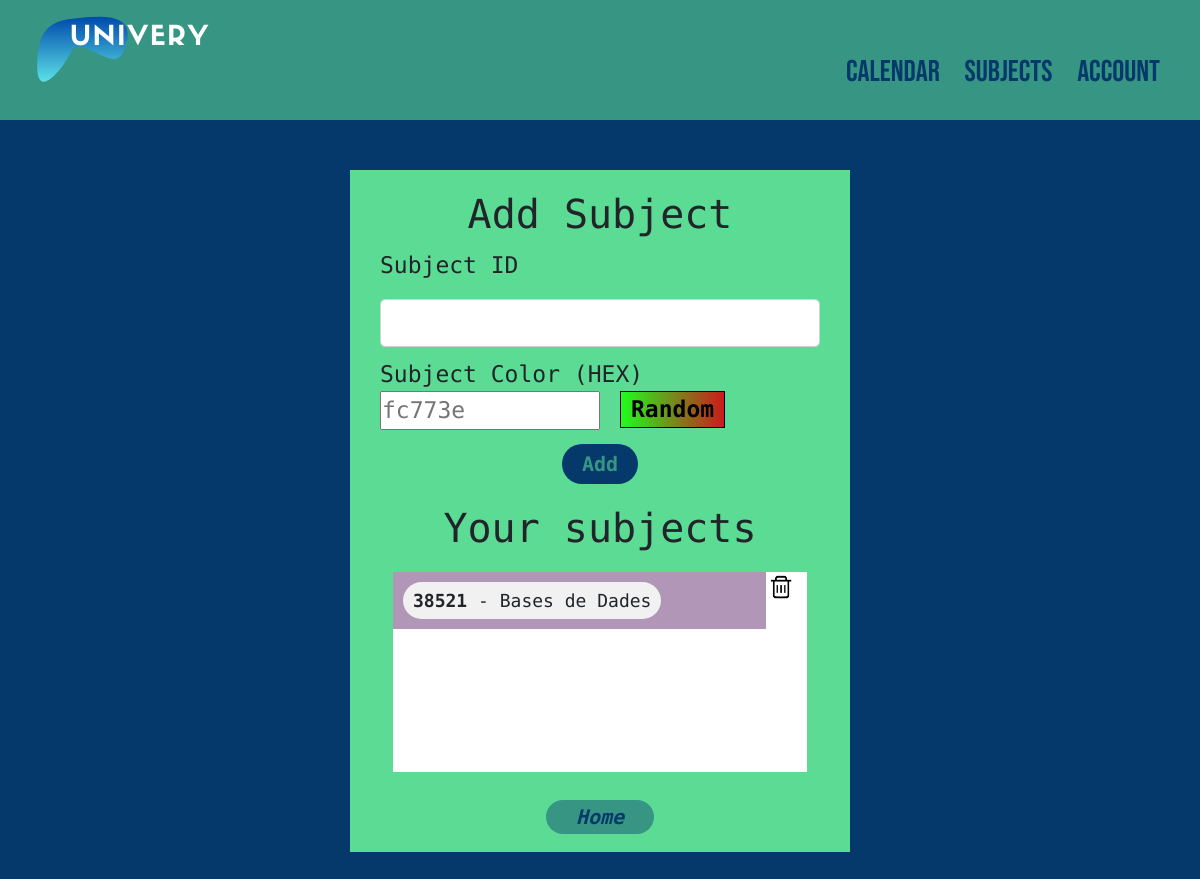
Before: /subjects (signed in) with the older database file.
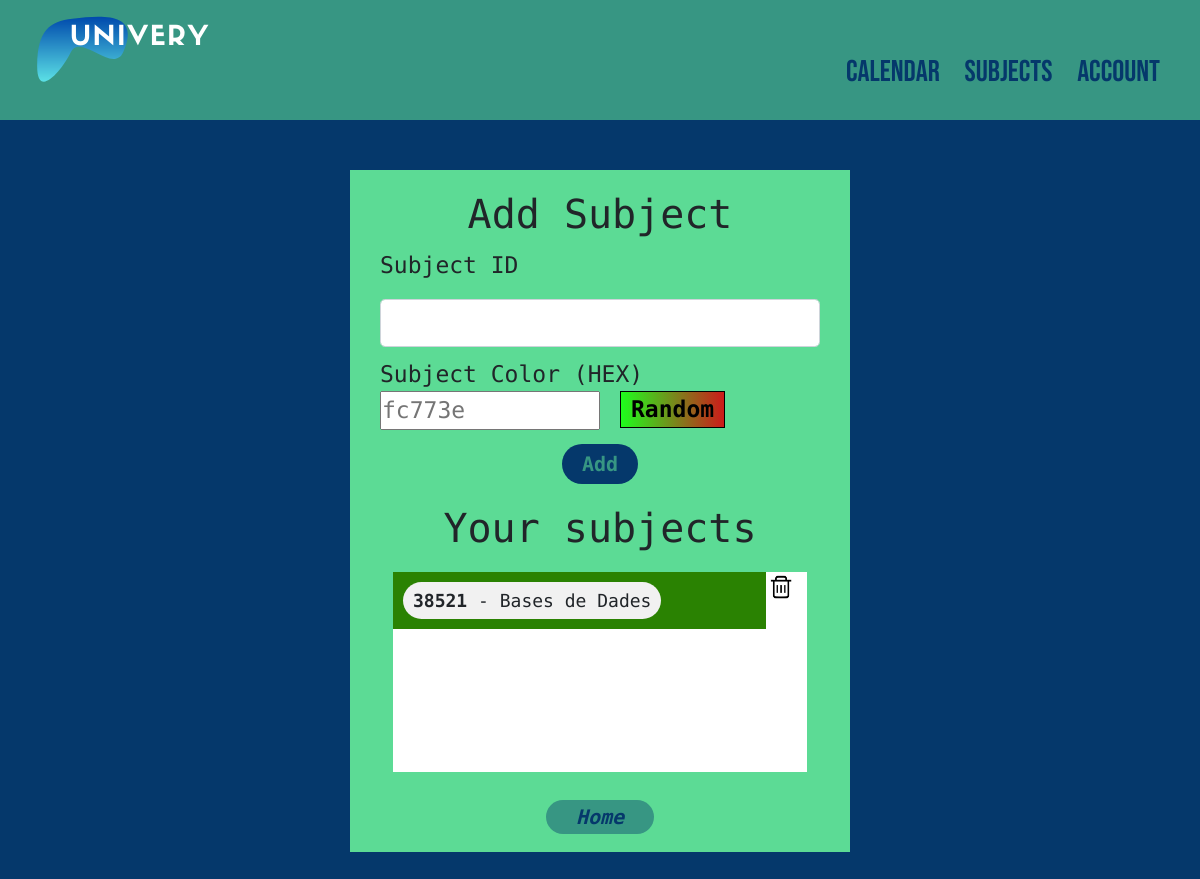
After: the same page with the newer database file.
### app/subjects/routes.py (the view, shortened to what this page needs)
@subjects.route("/subjects", methods=['GET', 'POST'])
@login_required
def subjects_page():
    form = AddSubjectForm()
    return render_template('subject/add-subject.html', title="Subjects", form=form)

### app/subjects/forms.py (shortened to what this page needs)
class AddSubjectForm(FlaskForm):
    subject_id = StringField('Subject ID',
        validators=[DataRequired(), Length(max=15)])
    subject_color = StringField('Subject Color (HEX)',
        validators=[DataRequired(), Length(max=10)])
    submit = SubmitField('Add')

### app/models.py (called while the page is built)
@login_manager.user_loader
def load_user(user_id):
    return User.query.get(int(user_id))

### app/templates/subject/add-subject.html (shortened to what this page needs)
{% extends "base.html" %}
{% block content %}
<div class="form-page">
    <div class="form-box">
        <form method="POST" action="">
            <h1 class="form-title">Add Subject</h1>
            <div class="form-group form-element">
                <p>{{ form.subject_id.label(class="form-control-label") }}</p>
                {% if form.subject_id.errors %}
                {{ form.subject_id(class="form-control form-control-lg is-invalid") }}
                <div class="invalid-feedback">
                    {% for error in form.subject_id.errors %}
                    <span>{{ error }}</span>
                    {% endfor %}
                </div>
                {% else %}
                {{ form.subject_id(class="form-control form-control-lg") }}
                {% endif %}
            </div>
            <div class="form-group form-element">
                {{ form.subject_color.label(class="form-control-label full") }}
                {% if form.subject_color.errors %}
                {{ form.subject_color(id="color-content", placeholder="fc773e", class="half-left is-invalid") }}
                <div class="invalid-feedback">
                    {% for error in form.subject_color.errors %}
                    <span>{{ error }}</span>
                    {% endfor %}
                </div>
                {% else %}
                {{ form.subject_color(id="color-content", placeholder="fc773e", class="half-left") }}
                {% endif %}
                <div onclick="randomColor()" class="half-left random-button">
                    <p>Random</p>
                </div>
            </div>
            <div class="form-button sm-margin">
                {{ form.submit(class="button") }}
            </div>
            <h1 class="form-title">Your subjects</h1>
            <div class="your-subjects">
                {% for subject in current_user.subjects %}
                <div class="subject-box">
                    <div class="subject-name" style="flex:10;background-color: {{subject.color}};">
                        <p><b>{{subject.subject.identification}}</b> - {{subject.subject.name}}</p>
                    </div>
                    <div class="subject-action" style="flex:1;">
                        <a href="{{url_for('subjects.subject_remove', id=subject.subject.identification)}}"><img src="/static/web_pics/remove.png" alt="" srcset=""></a>
                    </div>
                </div>
                {% endfor %}
            </div>
        </form>
        <div class="form-button-2">
            <a href="{{ url_for('main.home') }}">Home</a>
        </div>
    </div>
</div>
{% endblock content %}

Changed rows visible on the page:
changed UserSubject "Bases de Dades": color "#b296b8" → "#2a8202" (drawn)
